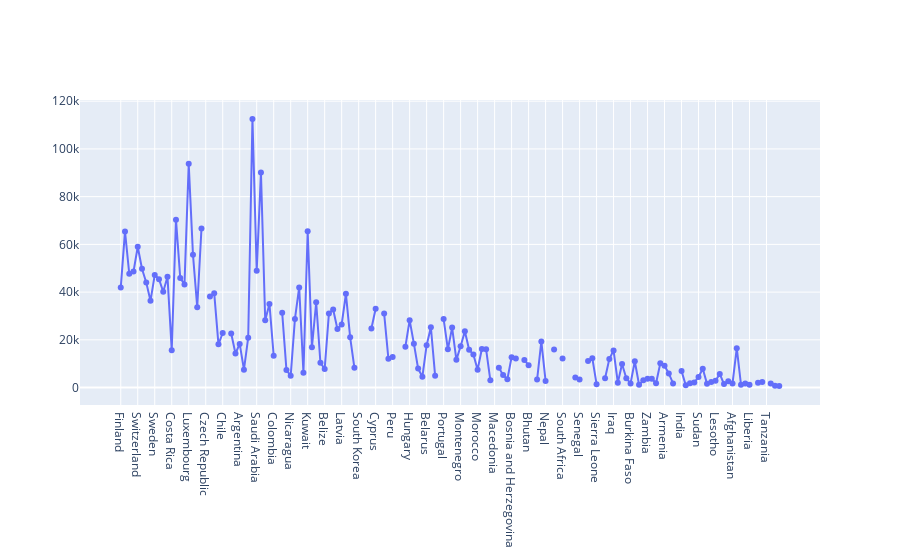

Notebook code cell kept with this figure:
### Code cell
fig = go.Figure() 
fig.add_trace(go.Scatter(x=data.Country, y=data["GDP_per_capita"], mode="lines+markers ", name="GDP"))

### Figure 1 — Plotly figure (JSON) as saved in the notebook; plotly's stock layout.template omitted (floating-point values rounded to 4 significant figures; data arrays with more than 128 entries replaced by an {"elided": "..."} marker saying what was removed)
{"data": [{"mode": "lines+markers", "name": "GDP", "type": "scatter", "x": {"elided": "156 str values"}, "y": {"elided": "156 int values"}}], "layout": {}}
